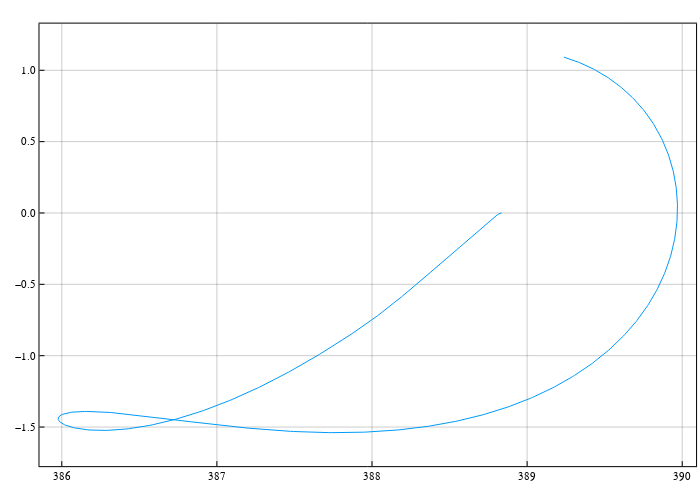

Notebook code cell kept with this figure:
### Code cell
svf = [x_lpo, y_lpo, z_lpo, vx_lpo, vy_lpo, vz_lpo, 1.0]
tspan = [0, -tof]
params = [
    param3b.mu2, param3b.mus, param3b.as, pi - θsf, param3b.oml, param3b.omb, 
    1.0, 0.0, 0.0, 
    paramMulti.mdot, paramMulti.tmax, dir_func, param3b.tstar
]
prob = ODEProblem(SailorMoon.rhs_bcr4bp_sb1frame2_thrust_bal!, svf, tspan, params)
sol = solve(prob, Tsit5(); reltol=1e-12, abstol=1e-12)

plot!(pcart, sol[1,:], sol[2,:])

### Figure 1 — Plotly figure (JSON) as saved in the notebook; plotly's stock layout.template omitted (floating-point values rounded to 4 significant figures; data arrays with more than 128 entries replaced by an {"elided": "..."} marker saying what was removed)
{"data": [{"colorbar": {"len": 0.962, "title": "", "x": 0.9944, "y": 0.5111}, "legendgroup": "y1", "line": {"color": "rgba(0, 154, 250, 1.000)", "dash": "solid", "shape": "linear", "width": 1}, "mode": "lines", "name": "y1", "showlegend": true, "type": "scatter", "x": {"elided": "1683 float values"}, "xaxis": "x", "y": {"elided": "1683 float values"}, "yaxis": "y"}], "layout": {"annotations": [], "height": 500, "margin": {"b": 20, "l": 0, "r": 0, "t": 20}, "paper_bgcolor": "rgba(255, 255, 255, 1.000)", "plot_bgcolor": "rgba(255, 255, 255, 1.000)", "showlegend": false, "width": 700, "xaxis": {"anchor": "y", "domain": [0.05642, 0.9944], "gridcolor": "rgba(0, 0, 0, 0.400)", "gridwidth": 0.5, "linecolor": "rgba(0, 0, 0, 1.000)", "mirror": true, "range": [385.9, 390.1], "showgrid": true, "showline": true, "showticklabels": true, "tickangle": 0, "tickcolor": "rgb(0, 0, 0)", "tickfont": {"color": "rgba(0, 0, 0, 1.000)", "family": "sans-serif", "size": 11}, "tickmode": "array", "ticks": "inside", "ticktext": ["386", "387", "388", "389", "390"], "tickvals": [386, 387, 388, 389, 390], "title": "", "titlefont": {"color": "rgba(0, 0, 0, 1.000)", "family": "sans-serif", "size": 15}, "type": "-", "visible": true, "zeroline": false, "zerolinecolor": "rgba(0, 0, 0, 1.000)"}, "yaxis": {"anchor": "x", "domain": [0.0301, 0.9921], "gridcolor": "rgba(0, 0, 0, 0.400)", "gridwidth": 0.5, "linecolor": "rgba(0, 0, 0, 1.000)", "mirror": true, "range": [-1.774, 1.327], "showgrid": true, "showline": true, "showticklabels": true, "tickangle": 0, "tickcolor": "rgb(0, 0, 0)", "tickfont": {"color": "rgba(0, 0, 0, 1.000)", "family": "sans-serif", "size": 11}, "tickmode": "array", "ticks": "inside", "ticktext": ["−1.5", "−1.0", "−0.5", "0.0", "0.5", "1.0"], "tickvals": [-1.5, -1, -0.5, 0, 0.5, 1], "title": "", "titlefont": {"color": "rgba(0, 0, 0, 1.000)", "family": "sans-serif", "size": 15}, "type": "-", "visible": true, "zeroline": false, "zerolinecolor": "rgba(0, 0, 0, 1.000)"}}}
